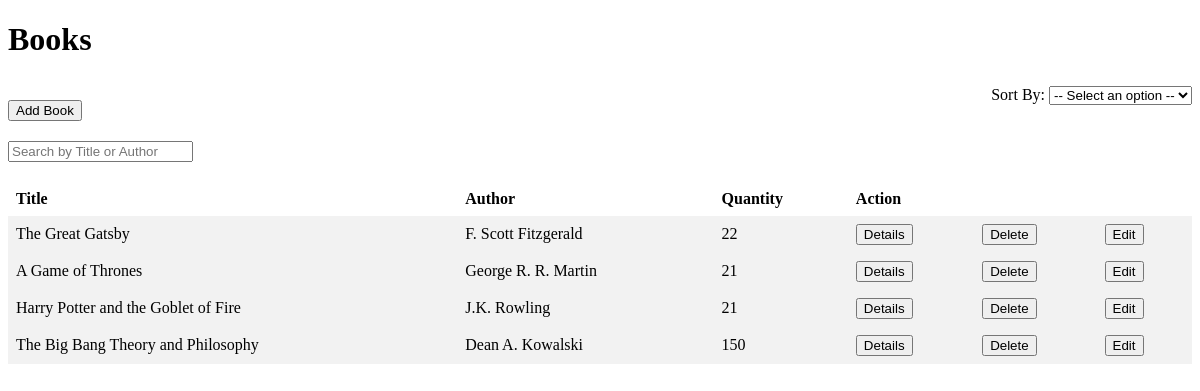
Screenshot of /admin/books/ with the database file from the repository.
### tables this page shows
CREATE TABLE books (
            book_id TEXT NOT NULL,
            isbn TEXT NOT NULL,
            title TEXT NOT NULL,
            author TEXT NOT NULL,
            description TEXT NOT NULL,
            publisher TEXT NOT NULL,
            publication_date TEXT NOT NULL,
            quantity INTEGER NOT NULL,
            PRIMARY KEY (book_id, isbn)
        );

### app.py (the view)
@app.route('/admin/books/', methods=['GET', 'POST'])
def admin_books():
    if request.method == 'POST':
        if 'delete' in request.form:
            book_id = request.form['delete']
            conn_books = sqlite3.connect('books.db', check_same_thread=False)
            cursor_books = conn_books.cursor()
            cursor_books.execute("DELETE FROM books WHERE book_id = ?", (book_id,))
            conn_books.commit()
            conn_books.close()
            return redirect('/admin/books')
        elif 'edit' in request.form:
            book_id = request.form['edit']
            title = request.form['title']
            author = request.form['author']
            description = request.form['description']
            publisher = request.form['publisher']
            publication_date = request.form['publication_date']
            quantity = request.form['quantity']
            conn_books = sqlite3.connect('books.db', check_same_thread=False)
            cursor_books = conn_books.cursor()
            cursor_books.execute(
                "UPDATE books SET title = ?, author = ?, description = ?, publisher = ?, publication_date = ?, quantity = ? WHERE book_id = ?",
                (title, author, description, publisher, publication_date, quantity, book_id)
            )
            conn_books.commit()
            return redirect('/admin/books')
        else:
            print(request.form)  # Print the form data to check if it is correctly received
            book_id = str(uuid.uuid4())
            title = request.form['title']
            author = request.form['author']
            description = request.form['description']
            publisher = request.form['publisher']
            publication_date = request.form['publication_date']
            quantity = int(request.form['quantity'])
            isbn = search_isbn(title)
            print(book_id, isbn, title, author, description, quantity)  # Print the retrieved values
            conn_books = sqlite3.connect('books.db', check_same_thread=False)
            cursor_books = conn_books.cursor()
            cursor_books.execute(
                "INSERT INTO books (book_id, isbn, title, author, description, publisher, publication_date, quantity) VALUES (?, ?, ?, ?, ?, ?, ?, ?)",
                (book_id, isbn, title, author, description, publisher, publication_date, quantity))
            conn_books.commit()
            conn_books.close()
        return redirect('/admin/books')
    else:
        conn_books = sqlite3.connect('books.db', check_same_thread=False)
        cursor_books = conn_books.cursor()
        cursor_books.execute("SELECT * FROM books")
        books = cursor_books.fetchall()
        conn_books.close()
        return render_template('books.html', books=books)

### templates/books.html (shortened to what this page needs)
<!DOCTYPE html>
<html>
<head>
</head>
<body>
    <h1>Books</h1>
    <div class="top-section">
        <div class="add-button">
            <button onclick="openPopupForm()">Add Book</button>
        </div>
        <div class="sort-select">
            <label for="sortSelect">Sort By:</label>
            <select id="sortSelect" onchange="sortBooks()">
                <option value="">-- Select an option --</option>
            </select>
        </div>
    </div>
    <div class="search-bar">
        <input type="text" id="searchInput" onkeyup="searchBooks()" placeholder="Search by Title or Author">
    </div>
    <table id="booksTable">
        <tr>
            <th>Title</th>
            <th>Author</th>
            <th>Quantity</th>
            <th>Action</th>
        </tr>
        {% for book in books %}
        <tr>
            <td>{{ book[2] }}</td>
            <td>{{ book[3] }}</td>
            <td>{{ book[7] }}</td>
            <td><button onclick="showBookDetails(this)">Details</button></td>
            <td><button onclick="deleteBook(this)">Delete</button></td>
            <td><button onclick="editBook(this)">Edit</button></td>
        </tr>
        {% endfor %}
    </table>
</body>
</html>

### templates/books.html (style rules this page uses)
table { border-collapse: collapse; width: 100%; }
th, td { text-align: left; padding: 8px; }
tr:nth-child(even) { background-color: #f2f2f2; }
.add-button { margin-top: 20px; }
.search-bar { margin-bottom: 20px; }
.sort-select { margin-bottom: 10px; }
.top-section { display: flex; justify-content: space-between; align-items: center; margin-bottom: 20px; }

### rows the page displays
books: title "The Great Gatsby", author "F. Scott Fitzgerald", quantity "22"
books: title "A Game of Thrones", author "George R. R. Martin", quantity "21"
books: title "Harry Potter and the Goblet of Fire", author "J.K. Rowling", quantity "21"
books: title "The Big Bang Theory and Philosophy", author "Dean A. Kowalski", quantity "150"
